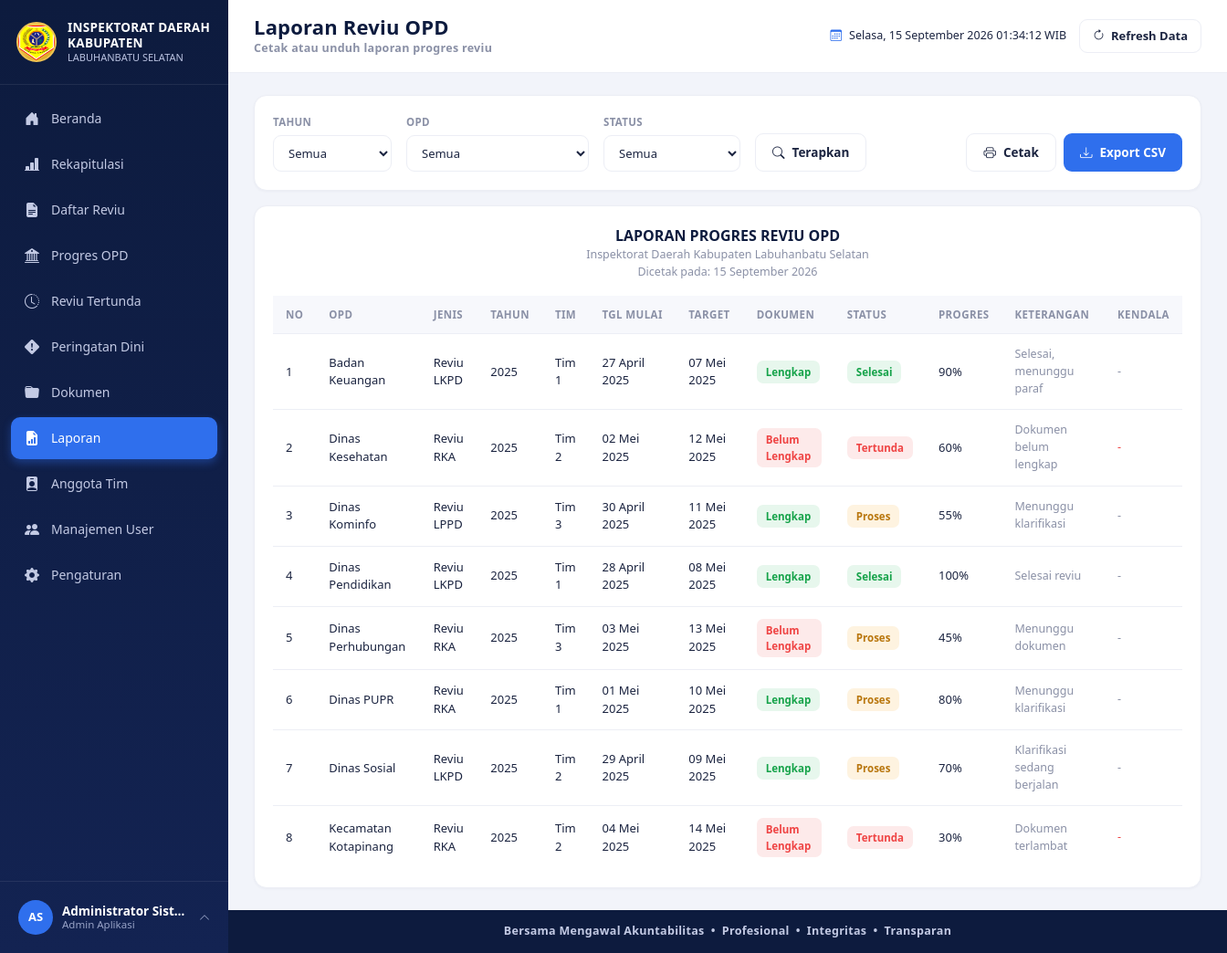
Screenshot of /laporan.php (signed in) with the database file from the repository.
### tables this page shows
CREATE TABLE users (
  id INT AUTO_INCREMENT PRIMARY KEY,
  username VARCHAR(50) NOT NULL UNIQUE,
  password VARCHAR(255) NOT NULL,
  nama_lengkap VARCHAR(100) NOT NULL,
  jabatan VARCHAR(100) DEFAULT NULL,
  role_id INT NOT NULL,
  avatar VARCHAR(255) DEFAULT NULL,
  status ENUM('aktif','nonaktif') NOT NULL DEFAULT 'aktif',
  created_at TIMESTAMP DEFAULT CURRENT_TIMESTAMP,
  CONSTRAINT fk_users_role FOREIGN KEY (role_id) REFERENCES roles(id)
);

CREATE TABLE reviu (
  id INT AUTO_INCREMENT PRIMARY KEY,
  opd_id INT NOT NULL,
  jenis_reviu_id INT NOT NULL,
  tim_reviu_id INT NOT NULL,
  tahun YEAR NOT NULL,
  tgl_mulai DATE NOT NULL,
  tgl_target_selesai DATE NOT NULL,
  dokumen_status ENUM('Lengkap','Belum Lengkap') NOT NULL DEFAULT 'Belum Lengkap',
  status ENUM('Belum Mulai','Proses','Selesai','Tertunda') NOT NULL DEFAULT 'Belum Mulai',
  progres TINYINT UNSIGNED NOT NULL DEFAULT 0,
  keterangan VARCHAR(255) DEFAULT NULL,
  kendala VARCHAR(255) DEFAULT NULL,
  created_by INT DEFAULT NULL,
  created_at TIMESTAMP DEFAULT CURRENT_TIMESTAMP,
  updated_at TIMESTAMP DEFAULT CURRENT_TIMESTAMP ON UPDATE CURRENT_TIMESTAMP,
  CONSTRAINT fk_reviu_opd FOREIGN KEY (opd_id) REFERENCES opd(id),
  CONSTRAINT fk_reviu_jenis FOREIGN KEY (jenis_reviu_id) REFERENCES jenis_reviu(id),
  CONSTRAINT fk_reviu_tim FOREIGN KEY (tim_reviu_id) REFERENCES tim_reviu(id)
);

CREATE TABLE opd (
  id INT AUTO_INCREMENT PRIMARY KEY,
  nama_opd VARCHAR(150) NOT NULL,
  created_at TIMESTAMP DEFAULT CURRENT_TIMESTAMP
);

CREATE TABLE jenis_reviu (
  id INT AUTO_INCREMENT PRIMARY KEY,
  nama_jenis VARCHAR(100) NOT NULL
);

CREATE TABLE tim_reviu (
  id INT AUTO_INCREMENT PRIMARY KEY,
  nama_tim VARCHAR(50) NOT NULL
);

### includes/auth.php (called while the page is built, shortened)
<?php
require_once __DIR__ . '/../config/database.php';
function is_logged_in()
{
    return isset($_SESSION['user_id']);
}
function base_url($path = '')
{
    return ROOT_URL . $path;
}
function current_user_data()
{
    global $pdo;
    $stmt = $pdo->prepare("SELECT u.*, r.nama_role, r.slug AS role_slug
                            FROM users u JOIN roles r ON r.id = u.role_id
                            WHERE u.id = ? LIMIT 1");
    $stmt->execute([$_SESSION['user_id']]);
    $cached = $stmt->fetch();
    return $cached;
}

### includes/functions.php (called while the page is built, shortened)
<?php
function e($str)
{
    return htmlspecialchars((string) $str, ENT_QUOTES, 'UTF-8');
}
function format_tanggal_indo($date)
{
    $bulan = ['', 'Januari', 'Februari', 'Maret', 'April', 'Mei', 'Juni', 'Juli', 'Agustus', 'September', 'Oktober', 'November', 'Desember'];
    $ts = strtotime($date);
    return date('d', $ts) . ' ' . $bulan[(int) date('n', $ts)] . ' ' . date('Y', $ts);
}
function status_badge_class($status)
{
    switch ($status) {
        case 'Selesai':      return 'badge-selesai';
        case 'Proses':       return 'badge-proses';
        case 'Tertunda':     return 'badge-tertunda';
    }
}
function dokumen_badge_class($status)
{
    return $status === 'Lengkap' ? 'badge-lengkap' : 'badge-belumlengkap';
}
function avatar_url($avatar)
{
    return null;
}
function initials($name)
{
    $parts = preg_split('/\s+/', trim((string) $name));
    $initials = '';
    foreach (array_slice($parts, 0, 2) as $p) {
        if ($p !== '') {
            $initials .= strtoupper(substr($p, 0, 1));
        }
    }
    return $initials !== '' ? $initials : 'U';
}

### laporan.php (the view, shortened to what this page needs)
<?php
require_once __DIR__ . '/includes/auth.php';
require_once __DIR__ . '/includes/functions.php';
$where = [];
$params = [];
$where_sql = $where ? ('WHERE ' . implode(' AND ', $where)) : '';
$sql = "SELECT r.*, o.nama_opd, j.nama_jenis, t.nama_tim
        FROM reviu r
        JOIN opd o ON o.id = r.opd_id
        JOIN jenis_reviu j ON j.id = r.jenis_reviu_id
        JOIN tim_reviu t ON t.id = r.tim_reviu_id
        $where_sql
        ORDER BY o.nama_opd ASC, r.id ASC";
$stmt = $pdo->prepare($sql);
$stmt->execute($params);
$data = $stmt->fetchAll();
include __DIR__ . '/includes/header.php';
?>
<div class="card-x mb-3 no-print">
  <form method="GET" class="d-flex align-items-end gap-3 flex-wrap">
    <div class="filter-group" style="min-width:130px;">
      <label>Tahun</label>
      <select name="tahun" class="form-select-x">
        <option value="">Semua</option>
      </select>
    </div>
    <div class="filter-group" style="min-width:200px;">
      <label>OPD</label>
      <select name="opd" class="form-select-x">
        <option value="">Semua</option>
      </select>
    </div>
    <div class="filter-group" style="min-width:150px;">
      <label>Status</label>
      <select name="status" class="form-select-x">
        <option value="">Semua</option>
      </select>
    </div>
    <button type="submit" class="btn-x btn-outline-x"><i class="bi bi-search"></i> Terapkan</button>
    <div class="ms-auto d-flex gap-2">
      <button type="button" class="btn-x btn-outline-x" onclick="window.print()"><i class="bi bi-printer"></i> Cetak</button>
      <a class="btn-x btn-primary-x" href="?<?= http_build_query(array_merge($_GET, ['export' => 'csv'])) ?>"><i class="bi bi-download"></i> Export CSV</a>
    </div>
  </form>
</div>
<div class="card-x">
  <div class="text-center mb-3">
    <div style="font-weight:800; font-size:16px; color:var(--navy);">LAPORAN PROGRES REVIU OPD</div>
    <div class="small-muted"><?= e(APP_INSTANSI) ?></div>
    <div class="small-muted">Dicetak pada: <?= format_tanggal_indo(date('Y-m-d')) ?></div>
  </div>
  <div style="overflow-x:auto;">
    <table class="table-x">
      <thead><tr><th>No</th><th>OPD</th><th>Jenis</th><th>Tahun</th><th>Tim</th><th>Tgl Mulai</th><th>Target</th><th>Dokumen</th><th>Status</th><th>Progres</th><th>Keterangan</th><th>Kendala</th></tr></thead>
      <tbody>
        <?php if (empty($data)): ?>
          <tr><td colspan="12" class="text-center py-4 small-muted">Tidak ada data sesuai filter.</td></tr>
        <?php else: $no=1; foreach ($data as $r): ?>
        <tr>
          <td><?= $no++ ?></td>
          <td><?= e($r['nama_opd']) ?></td>
          <td><?= e($r['nama_jenis']) ?></td>
          <td><?= e($r['tahun']) ?></td>
          <td><?= e($r['nama_tim']) ?></td>
          <td><?= format_tanggal_indo($r['tgl_mulai']) ?></td>
          <td><?= format_tanggal_indo($r['tgl_target_selesai']) ?></td>
          <td><span class="badge-x <?= dokumen_badge_class($r['dokumen_status']) ?>"><?= e($r['dokumen_status']) ?></span></td>
          <td><span class="badge-x <?= status_badge_class($r['status']) ?>"><?= e($r['status']) ?></span></td>
          <td><?= (int)$r['progres'] ?>%</td>
          <td class="small-muted"><?= e($r['keterangan'] ?: '-') ?></td>
          <td class="small-muted" style="<?= $r['status']==='Tertunda' ? 'color:var(--red);' : '' ?>"><?= e($r['kendala'] ?: '-') ?></td>
        </tr>
        <?php endforeach; endif; ?>
      </tbody>
    </table>
  </div>
</div>
<?php include __DIR__ . '/includes/footer.php'; ?>

### includes/sidebar.php (shortened to what this page needs)
<?php
$__user = current_user_data();
$__role = current_role();
$__current_page = basename($_SERVER['PHP_SELF']);
$menu_items = [
  ['label' => 'Beranda',         'icon' => 'bi-house-door-fill',            'link' => 'index.php',           'roles' => ['administrator', 'auditor', 'pimpinan']],
  ['label' => 'Rekapitulasi',    'icon' => 'bi-bar-chart-line-fill',        'link' => 'rekapitulasi.php',    'roles' => ['administrator', 'auditor', 'pimpinan']],
  ['label' => 'Daftar Reviu',    'icon' => 'bi-file-earmark-text-fill',     'link' => 'daftar_reviu.php',    'roles' => ['administrator', 'auditor']],
  ['label' => 'Progres OPD',     'icon' => 'bi-bank2',                      'link' => 'progres_opd.php',     'roles' => ['administrator', 'auditor']],
  ['label' => 'Reviu Tertunda',  'icon' => 'bi-clock-history',              'link' => 'reviu_tertunda.php',  'roles' => ['administrator', 'auditor']],
  ['label' => 'Peringatan Dini', 'icon' => 'bi-exclamation-diamond-fill',   'link' => 'peringatan_dini.php', 'roles' => ['administrator', 'auditor', 'pimpinan'], 'badge' => 'early_warning'],
  ['label' => 'Dokumen',         'icon' => 'bi-folder-fill',                'link' => 'dokumen.php',         'roles' => ['administrator', 'auditor']],
  ['label' => 'Laporan',         'icon' => 'bi-file-earmark-bar-graph-fill', 'link' => 'laporan.php',        'roles' => ['administrator', 'auditor']],
  ['label' => 'Anggota Tim',     'icon' => 'bi-person-badge-fill',          'link' => 'anggota_tim.php',     'roles' => ['administrator']],
  ['label' => 'Manajemen User',  'icon' => 'bi-people-fill',                'link' => 'user_management.php', 'roles' => ['administrator']],
  ['label' => 'Pengaturan',      'icon' => 'bi-gear-fill',                  'link' => 'pengaturan.php',      'roles' => ['administrator', 'auditor']],
];
$__avatar = avatar_url($__user['avatar']);
?>
<aside class="sidebar" id="appSidebar">
    <div class="sidebar-brand">
        <img src="<?= e(base_url('assets/images/logo-kabupaten.png')) ?>" alt="Logo Kabupaten Labuhanbatu Selatan"
            class="logo-emblem" onerror="this.style.display='none'">
        <div class="brand-text">
            <div class="t1">INSPEKTORAT DAERAH</div>
            <div class="t1">KABUPATEN</div>
            <div class="t2">LABUHANBATU SELATAN</div>
        </div>
    </div>
    <nav class="sidebar-menu">
        <?php foreach ($menu_items as $item):
      $is_active = $__current_page === $item['link'];
    ?>
        <a href="<?= e(base_url($item['link'])) ?>" class="menu-item <?= $is_active ? 'active' : '' ?>">
            <i class="bi <?= e($item['icon']) ?>"></i>
            <span><?= e($item['label']) ?></span>
        </a>
        <?php endforeach; ?>
    </nav>
    <div class="sidebar-user">
        <div class="user-row" id="userRowToggle">
            <?php if ($__avatar): ?>
            <img src="<?= e($__avatar) ?>" class="avatar-sm" alt="avatar">
            <?php else: ?>
            <div class="avatar-sm"><?= e(initials($__user['nama_lengkap'])) ?></div>
            <?php endif; ?>
            <div class="user-info">
                <div class="u-name"><?= e($__user['nama_lengkap']) ?></div>
                <div class="u-role"><?= e($__user['jabatan'] ? $__user['jabatan'] : role_label($__role)) ?></div>
            </div>
            <i class="bi bi-chevron-up caret"></i>
        </div>
    </div>
</aside>

### rows the page displays
users: nama_lengkap "AS", nama_lengkap "Administrator Sist…", jabatan "Admin Aplikasi"
reviu: opd.nama_opd "Badan Keuangan", jenis_reviu.nama_jenis "Reviu LKPD", tahun "2025", tim_reviu.nama_tim "Tim 1", tgl_mulai "27 April 2025", tgl_target_selesai "07 Mei 2025", dokumen_status "Lengkap", status "Selesai", progres "90", keterangan "Selesai, menunggu paraf", kendala "-"
reviu: opd.nama_opd "Dinas Kesehatan", jenis_reviu.nama_jenis "Reviu RKA", tahun "2025", tim_reviu.nama_tim "Tim 2", tgl_mulai "02 Mei 2025", tgl_target_selesai "12 Mei 2025", dokumen_status "Belum Lengkap", status "Tertunda", progres "60", keterangan "Dokumen belum lengkap", kendala "-"
reviu: opd.nama_opd "Dinas Kominfo", jenis_reviu.nama_jenis "Reviu LPPD", tahun "2025", tim_reviu.nama_tim "Tim 3", tgl_mulai "30 April 2025", tgl_target_selesai "11 Mei 2025", dokumen_status "Lengkap", status "Proses", progres "55", keterangan "Menunggu klarifikasi", kendala "-"
reviu: opd.nama_opd "Dinas Pendidikan", jenis_reviu.nama_jenis "Reviu LKPD", tahun "2025", tim_reviu.nama_tim "Tim 1", tgl_mulai "28 April 2025", tgl_target_selesai "08 Mei 2025", dokumen_status "Lengkap", status "Selesai", progres "100", keterangan "Selesai reviu", kendala "-"
reviu: opd.nama_opd "Dinas Perhubungan", jenis_reviu.nama_jenis "Reviu RKA", tahun "2025", tim_reviu.nama_tim "Tim 3", tgl_mulai "03 Mei 2025", tgl_target_selesai "13 Mei 2025", dokumen_status "Belum Lengkap", status "Proses", progres "45", keterangan "Menunggu dokumen", kendala "-"
reviu: opd.nama_opd "Dinas PUPR", jenis_reviu.nama_jenis "Reviu RKA", tahun "2025", tim_reviu.nama_tim "Tim 1", tgl_mulai "01 Mei 2025", tgl_target_selesai "10 Mei 2025", dokumen_status "Lengkap", status "Proses", progres "80", keterangan "Menunggu klarifikasi", kendala "-"
reviu: opd.nama_opd "Dinas Sosial", jenis_reviu.nama_jenis "Reviu LKPD", tahun "2025", tim_reviu.nama_tim "Tim 2", tgl_mulai "29 April 2025", tgl_target_selesai "09 Mei 2025", dokumen_status "Lengkap", status "Proses", progres "70", keterangan "Klarifikasi sedang berjalan", kendala "-"
reviu: opd.nama_opd "Kecamatan Kotapinang", jenis_reviu.nama_jenis "Reviu RKA", tahun "2025", tim_reviu.nama_tim "Tim 2", tgl_mulai "04 Mei 2025", tgl_target_selesai "14 Mei 2025", dokumen_status "Belum Lengkap", status "Tertunda", progres "30", keterangan "Dokumen terlambat", kendala "-"

### other values shown
$item['label'] "Beranda"
$item['label'] "Rekapitulasi"
$item['label'] "Daftar Reviu"
$item['label'] "Progres OPD"
$item['label'] "Reviu Tertunda"
$item['label'] "Peringatan Dini"
$item['label'] "Dokumen"
$item['label'] "Laporan"
$item['label'] "Anggota Tim"
$item['label'] "Manajemen User"
$item['label'] "Pengaturan"
$page_title "Laporan Reviu OPD"
$page_subtitle "Cetak atau unduh laporan progres reviu"
APP_INSTANSI "Inspektorat Daerah Kabupaten Labuhanbatu Selatan"
